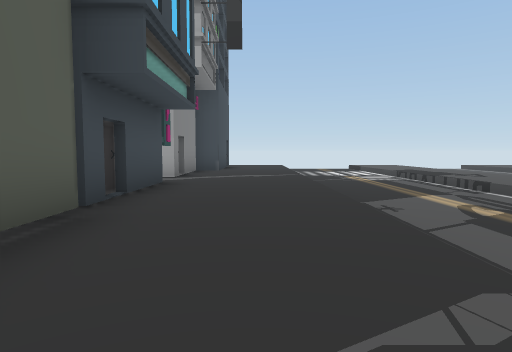
[1] (above)

24 first-person views from a walk through a Unity game level. The camera is 1.2 m above the floor, tilts 4° down and sees 75° across. The floor is counted in squares, 2 m on a side. Each view is taken from the middle of a square. On the plan, view 1 faces up. The plan holds only what a view shows up to about 10 squares ahead; the rest is blank. The place goes on beyond the plan.

[2]
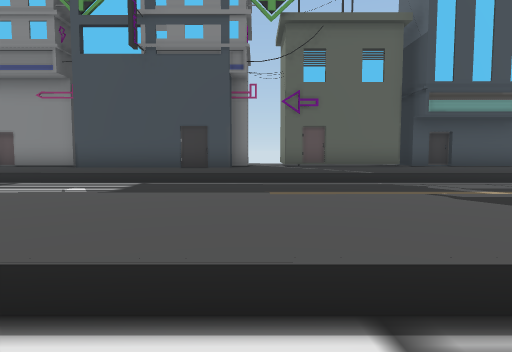

[3]
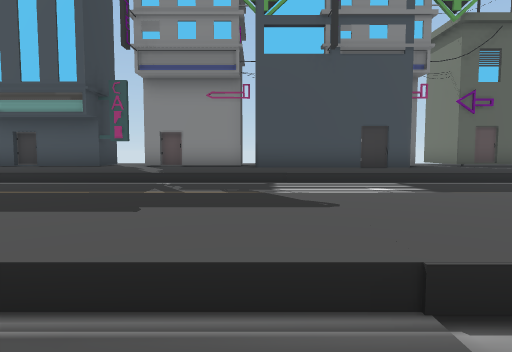

[4]
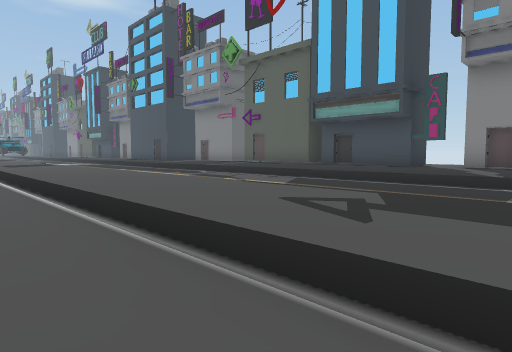

[5]
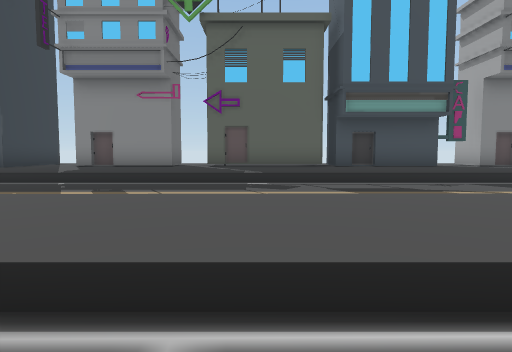

[6]
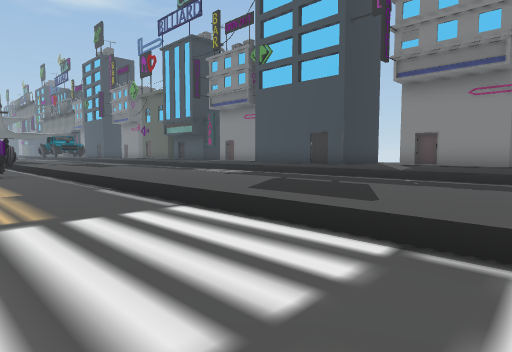

[7]
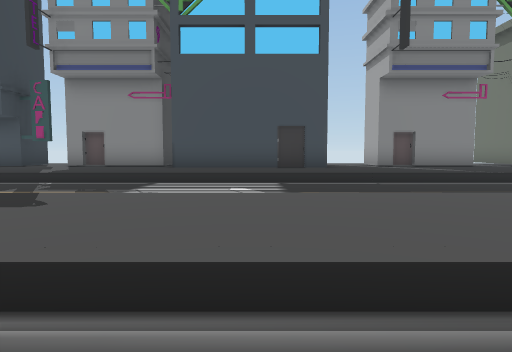

[8]
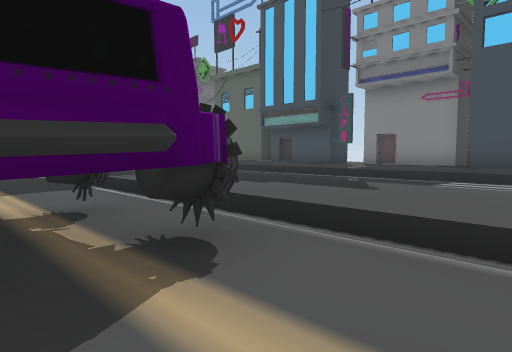

[9]
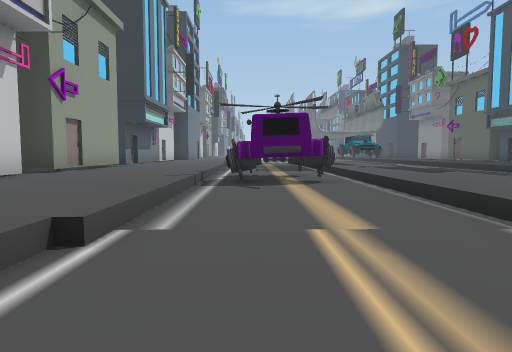

[10]
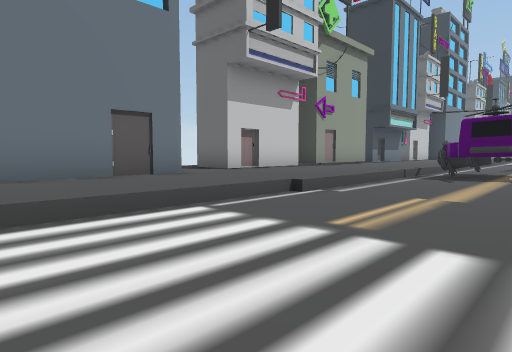

[11]
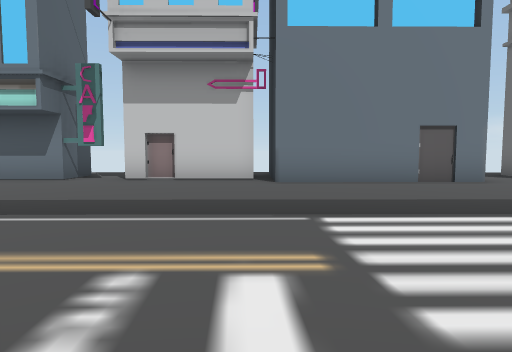

[12]
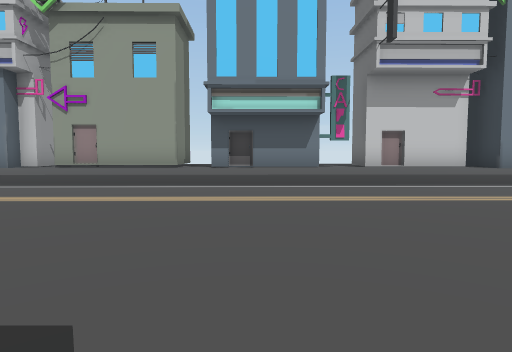

[13]
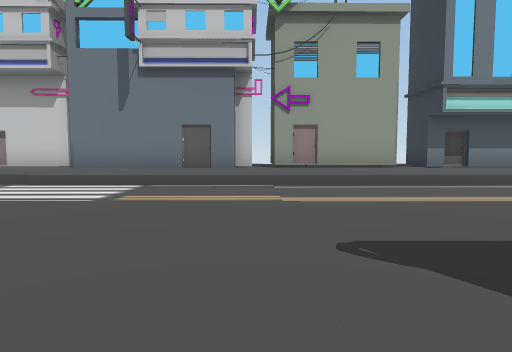

[14]
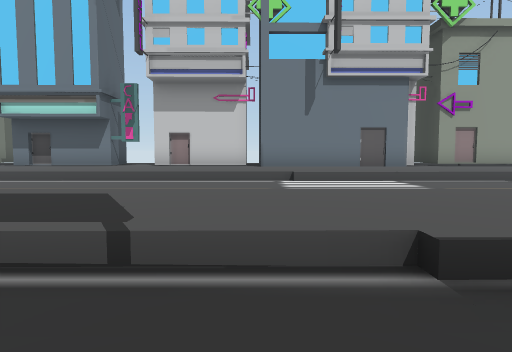

[15]
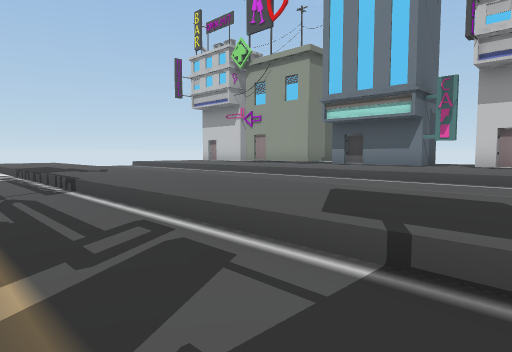

[16]
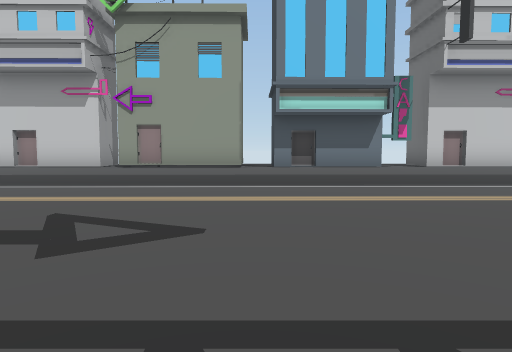

[17]
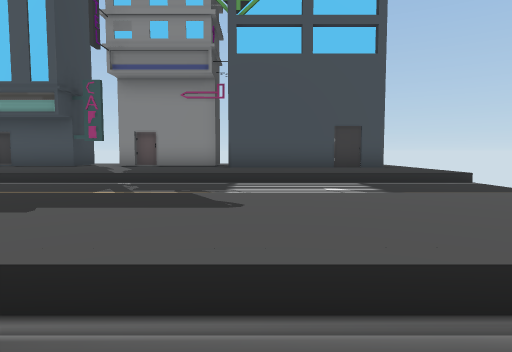

[18]
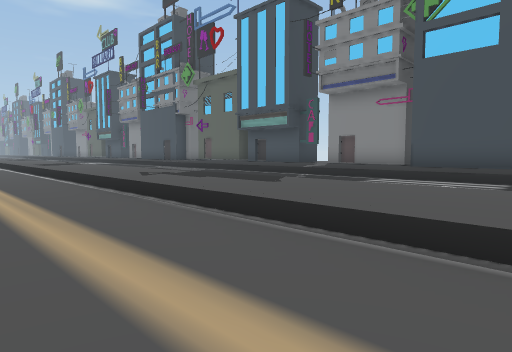

[19]
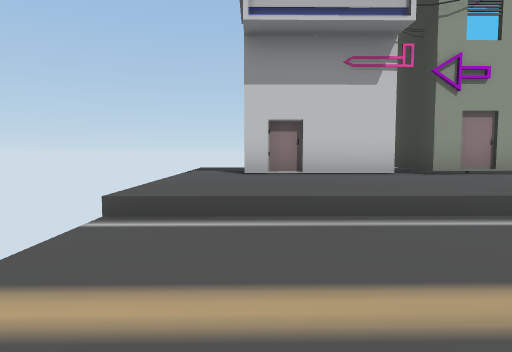

[20]
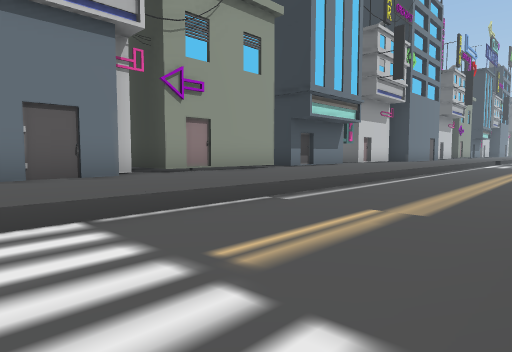

[21]
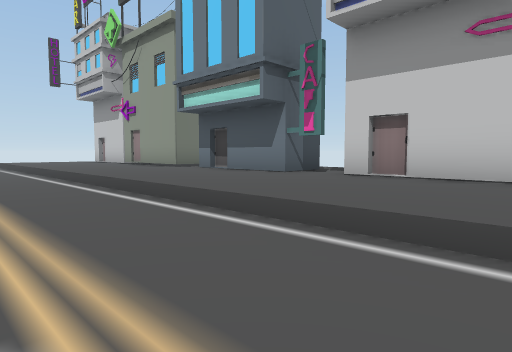

[22]
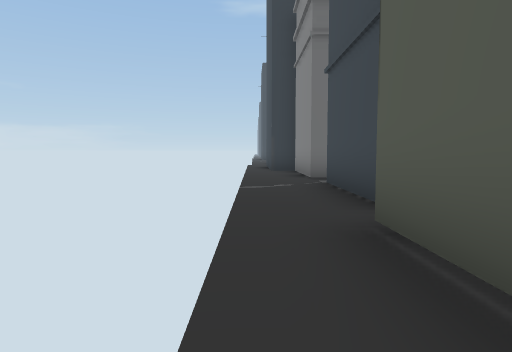

[23]
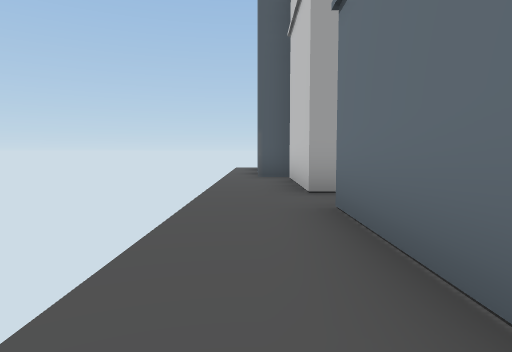

[24]
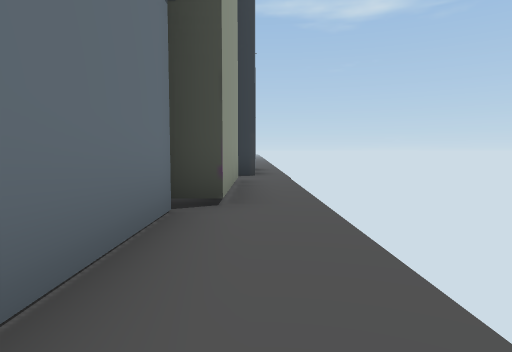

### Floor plan
Key: @ floor where view 1 was taken; # wall or solid block; x gap in a wall; . main floor; - floor 0.5 m lower than the main floor; / step, stairs or slope; H house; C car.
Columns run from 4 left of view 1 to 16 right of it. Each row starts with its distance up from view 1.
 16    ...--    --/.....
 15    H..-- ../--/...H.
 14    H..-- ../--/...#
 13    ...-- ../--/...
 12    ...-- ../--/...
 11 .. ...---../--/..H  .
 10 .##...---../--/... #.
  9 .#H...---../--/...##.
  8 .HH...---../--/......
  7 ..H...---../--/...#..
  6 .##...---../--/...#..
  5 .##...---../--/...#..
  4 .##...---../--/..HH..
  3 .##...---../---...H..
  2 . #...---../---...#..
  1 . #...---../---...##.
  0 . H.@.---../---...
 -1 . ....---../--/..#
 -2 H #...-- ../--/..#
 -3    ...-- ../--/..H
 -4  HH...-- ../--/..H
 -5    ...---../--/...x
 -6   #../-- ../--/..H##
 -7   #../-- ../--/..##
 -8   #../-- ../--/...
 -9  HH../-- ../--/....
-10  .H../-- ../--/...#
-11  ##../---../--/...#
-12   #../-- ../--/...#
-13   #../-- ../--/..H#
-14   #../-- ../--/...#
-15   #../-- ../--/...#
-16   #../-- ../---..H#
-17   H../-- ../---...x
-18   .../-- ../---..#
-19  H#../-- ../---..#
-20   #../-- ../---..#
-21   #../-- ../---..H
-22   .../-- ../--/....
-23   #../-- ../--/.....
-24    H./-- ../--/..H#.
-25    ../-- ../--/...#
-26    ../-- ../--/...#
-27    ../-- ../CC/...#H
-28  H#../-- ../CC/...
-29   #../-- ../CC/...
-30   #../-  ../--/...
-31   H../-   ./-

Where each view was taken, in squares from view 1:
view 1: 0 up, 0 right, facing up
view 2: 1 down, 8 right, facing left
view 3: 6 down, 8 right, facing left
view 4: 7 down, 8 right, facing down-left
view 5: 16 down, 8 right, facing left
view 6: 17 down, 9 right, facing down-left
view 7: 25 down, 8 right, facing left
view 8: 25 down, 9 right, facing down-left
view 9: 20 down, 9 right, facing down
view 10: 18 down, 7 right, facing down-right
view 11: 17 down, 6 right, facing right
view 12: 11 down, 4 right, facing right
view 13: 5 down, 4 right, facing right
view 14: 0 up, 3 right, facing right
view 15: 1 up, 3 right, facing up-right
view 16: 8 up, 4 right, facing right
view 17: 12 up, 8 right, facing left
view 18: 15 up, 9 right, facing down-left
view 19: 15 up, 7 right, facing right
view 20: 2 down, 7 right, facing down-right
view 21: 0 up, 8 right, facing up-right
view 22: 11 up, 16 right, facing down
view 23: 3 up, 4 left, facing up
view 24: 7 up, 4 left, facing down
